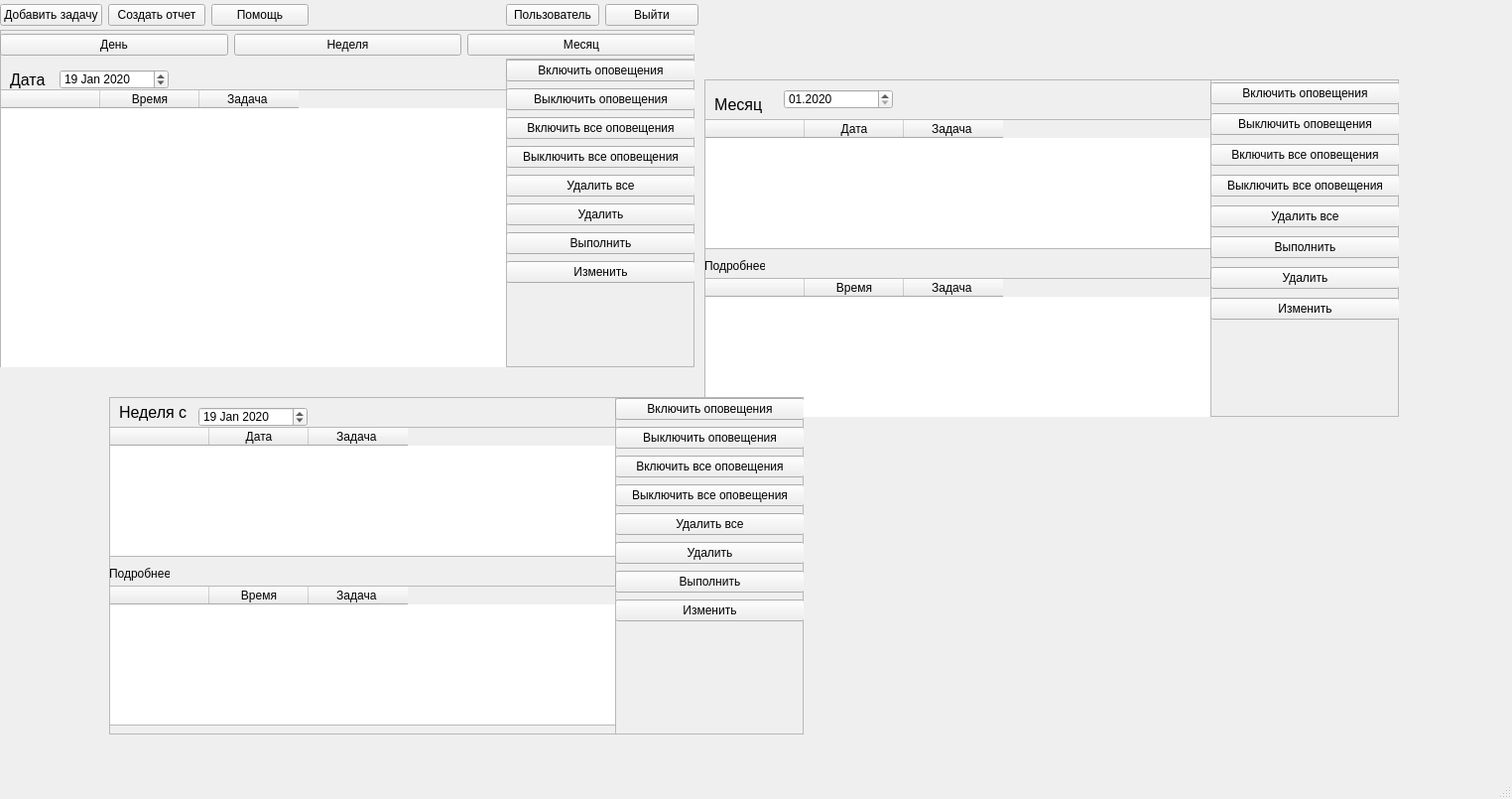
<?xml version="1.0" encoding="UTF-8"?>
<ui version="4.0">
 <class>NewWindow</class>
 <widget class="QMainWindow" name="NewWindow">
  <property name="geometry">
   <rect>
    <x>0</x>
    <y>0</y>
    <width>1524</width>
    <height>805</height>
   </rect>
  </property>
  <property name="windowTitle">
   <string>MainWindow</string>
  </property>
  <widget class="QWidget" name="centralwidget">
   <widget class="QFrame" name="dayPanel">
    <property name="geometry">
     <rect>
      <x>0</x>
      <y>30</y>
      <width>700</width>
      <height>340</height>
     </rect>
    </property>
    <property name="autoFillBackground">
     <bool>true</bool>
    </property>
    <property name="frameShape">
     <enum>QFrame::StyledPanel</enum>
    </property>
    <property name="frameShadow">
     <enum>QFrame::Raised</enum>
    </property>
    <widget class="QLabel" name="label">
     <property name="geometry">
      <rect>
       <x>10</x>
       <y>40</y>
       <width>56</width>
       <height>21</height>
      </rect>
     </property>
     <property name="font">
      <font>
       <pointsize>12</pointsize>
      </font>
     </property>
     <property name="text">
      <string>Дата</string>
     </property>
    </widget>
    <widget class="QFrame" name="frame">
     <property name="geometry">
      <rect>
       <x>510</x>
       <y>29</y>
       <width>191</width>
       <height>311</height>
      </rect>
     </property>
     <property name="frameShape">
      <enum>QFrame::StyledPanel</enum>
     </property>
     <property name="frameShadow">
      <enum>QFrame::Raised</enum>
     </property>
     <widget class="QWidget" name="layoutWidget">
      <property name="geometry">
       <rect>
        <x>0</x>
        <y>0</y>
        <width>191</width>
        <height>228</height>
       </rect>
      </property>
      <layout class="QVBoxLayout" name="verticalLayout_2">
       <item>
        <widget class="QPushButton" name="pushButton_2">
         <property name="text">
          <string>Включить оповещения</string>
         </property>
        </widget>
       </item>
       <item>
        <widget class="QPushButton" name="pushButton_18">
         <property name="text">
          <string>Выключить оповещения</string>
         </property>
        </widget>
       </item>
       <item>
        <widget class="QPushButton" name="pushButton_19">
         <property name="text">
          <string>Включить все оповещения</string>
         </property>
        </widget>
       </item>
       <item>
        <widget class="QPushButton" name="pushButton_3">
         <property name="text">
          <string>Выключить все оповещения</string>
         </property>
        </widget>
       </item>
       <item>
        <widget class="QPushButton" name="pushButton_4">
         <property name="text">
          <string>Удалить все</string>
         </property>
        </widget>
       </item>
       <item>
        <widget class="QPushButton" name="pushButton_15">
         <property name="text">
          <string>Удалить</string>
         </property>
        </widget>
       </item>
       <item>
        <widget class="QPushButton" name="pushButton_16">
         <property name="text">
          <string>Выполнить</string>
         </property>
        </widget>
       </item>
       <item>
        <widget class="QPushButton" name="pushButton_17">
         <property name="text">
          <string>Изменить</string>
         </property>
        </widget>
       </item>
      </layout>
     </widget>
    </widget>
    <widget class="QTableWidget" name="tableWidget">
     <property name="enabled">
      <bool>true</bool>
     </property>
     <property name="geometry">
      <rect>
       <x>0</x>
       <y>60</y>
       <width>511</width>
       <height>281</height>
      </rect>
     </property>
     <attribute name="horizontalHeaderVisible">
      <bool>true</bool>
     </attribute>
     <attribute name="horizontalHeaderCascadingSectionResizes">
      <bool>false</bool>
     </attribute>
     <attribute name="horizontalHeaderShowSortIndicator" stdset="0">
      <bool>false</bool>
     </attribute>
     <column>
      <property name="text">
       <string/>
      </property>
      <property name="font">
       <font>
        <pointsize>8</pointsize>
       </font>
      </property>
     </column>
     <column>
      <property name="text">
       <string>Время</string>
      </property>
     </column>
     <column>
      <property name="text">
       <string>Задача </string>
      </property>
     </column>
    </widget>
    <widget class="QWidget" name="layoutWidget">
     <property name="geometry">
      <rect>
       <x>0</x>
       <y>0</y>
       <width>701</width>
       <height>30</height>
      </rect>
     </property>
     <layout class="QHBoxLayout" name="horizontalLayout">
      <item>
       <widget class="QPushButton" name="day">
        <property name="text">
         <string>День</string>
        </property>
       </widget>
      </item>
      <item>
       <widget class="QPushButton" name="week">
        <property name="text">
         <string>Неделя</string>
        </property>
       </widget>
      </item>
      <item>
       <widget class="QPushButton" name="month">
        <property name="text">
         <string>Месяц</string>
        </property>
       </widget>
      </item>
     </layout>
    </widget>
    <widget class="QDateEdit" name="dateEdit">
     <property name="geometry">
      <rect>
       <x>60</x>
       <y>40</y>
       <width>110</width>
       <height>20</height>
      </rect>
     </property>
     <property name="dateTime">
      <datetime>
       <hour>0</hour>
       <minute>0</minute>
       <second>0</second>
       <year>2020</year>
       <month>1</month>
       <day>19</day>
      </datetime>
     </property>
    </widget>
    <zorder>frame</zorder>
    <zorder>label</zorder>
    <zorder>tableWidget</zorder>
    <zorder>layoutWidget</zorder>
    <zorder>dateEdit</zorder>
   </widget>
   <widget class="QWidget" name="layoutWidget">
    <property name="geometry">
     <rect>
      <x>0</x>
      <y>0</y>
      <width>311</width>
      <height>30</height>
     </rect>
    </property>
    <layout class="QHBoxLayout" name="horizontalLayout_2">
     <item>
      <widget class="QPushButton" name="UserBut_2">
       <property name="text">
        <string>Добавить задачу</string>
       </property>
      </widget>
     </item>
     <item>
      <widget class="QPushButton" name="UserBut_3">
       <property name="text">
        <string>Создать отчет</string>
       </property>
      </widget>
     </item>
     <item>
      <widget class="QPushButton" name="UserBut_4">
       <property name="text">
        <string>Помощь</string>
       </property>
      </widget>
     </item>
    </layout>
   </widget>
   <widget class="QWidget" name="layoutWidget">
    <property name="geometry">
     <rect>
      <x>510</x>
      <y>0</y>
      <width>194</width>
      <height>30</height>
     </rect>
    </property>
    <layout class="QHBoxLayout" name="horizontalLayout_3">
     <item>
      <widget class="QPushButton" name="UserBut">
       <property name="text">
        <string>Пользователь</string>
       </property>
      </widget>
     </item>
     <item>
      <widget class="QPushButton" name="pushButton">
       <property name="text">
        <string>Выйти</string>
       </property>
      </widget>
     </item>
    </layout>
   </widget>
   <widget class="QFrame" name="MonthPanel">
    <property name="geometry">
     <rect>
      <x>710</x>
      <y>80</y>
      <width>700</width>
      <height>340</height>
     </rect>
    </property>
    <property name="autoFillBackground">
     <bool>true</bool>
    </property>
    <property name="frameShape">
     <enum>QFrame::StyledPanel</enum>
    </property>
    <property name="frameShadow">
     <enum>QFrame::Raised</enum>
    </property>
    <widget class="QLabel" name="label_3">
     <property name="geometry">
      <rect>
       <x>10</x>
       <y>0</y>
       <width>71</width>
       <height>51</height>
      </rect>
     </property>
     <property name="font">
      <font>
       <pointsize>12</pointsize>
      </font>
     </property>
     <property name="text">
      <string>Месяц</string>
     </property>
    </widget>
    <widget class="QFrame" name="frame_3">
     <property name="geometry">
      <rect>
       <x>510</x>
       <y>0</y>
       <width>191</width>
       <height>340</height>
      </rect>
     </property>
     <property name="frameShape">
      <enum>QFrame::StyledPanel</enum>
     </property>
     <property name="frameShadow">
      <enum>QFrame::Raised</enum>
     </property>
     <widget class="QWidget" name="layoutWidget">
      <property name="geometry">
       <rect>
        <x>0</x>
        <y>0</y>
        <width>191</width>
        <height>251</height>
       </rect>
      </property>
      <layout class="QVBoxLayout" name="verticalLayout_4">
       <item>
        <widget class="QPushButton" name="pushButton_10">
         <property name="text">
          <string>Включить оповещения</string>
         </property>
        </widget>
       </item>
       <item>
        <widget class="QPushButton" name="pushButton_11">
         <property name="text">
          <string>Выключить оповещения</string>
         </property>
        </widget>
       </item>
       <item>
        <widget class="QPushButton" name="pushButton_12">
         <property name="text">
          <string>Включить все оповещения</string>
         </property>
        </widget>
       </item>
       <item>
        <widget class="QPushButton" name="pushButton_13">
         <property name="text">
          <string>Выключить все оповещения</string>
         </property>
        </widget>
       </item>
       <item>
        <widget class="QPushButton" name="pushButton_14">
         <property name="text">
          <string>Удалить все</string>
         </property>
        </widget>
       </item>
       <item>
        <widget class="QPushButton" name="pushButton_23">
         <property name="text">
          <string>Выполнить</string>
         </property>
        </widget>
       </item>
       <item>
        <widget class="QPushButton" name="pushButton_24">
         <property name="text">
          <string>Удалить</string>
         </property>
        </widget>
       </item>
       <item>
        <widget class="QPushButton" name="pushButton_25">
         <property name="text">
          <string>Изменить</string>
         </property>
        </widget>
       </item>
      </layout>
     </widget>
    </widget>
    <widget class="QLabel" name="label_5">
     <property name="geometry">
      <rect>
       <x>0</x>
       <y>180</y>
       <width>61</width>
       <height>16</height>
      </rect>
     </property>
     <property name="text">
      <string>Подробнее</string>
     </property>
    </widget>
    <widget class="QTableWidget" name="tableWidget_4">
     <property name="enabled">
      <bool>true</bool>
     </property>
     <property name="geometry">
      <rect>
       <x>0</x>
       <y>200</y>
       <width>511</width>
       <height>141</height>
      </rect>
     </property>
     <attribute name="horizontalHeaderVisible">
      <bool>true</bool>
     </attribute>
     <column>
      <property name="text">
       <string/>
      </property>
      <property name="font">
       <font>
        <pointsize>8</pointsize>
       </font>
      </property>
     </column>
     <column>
      <property name="text">
       <string>Время</string>
      </property>
     </column>
     <column>
      <property name="text">
       <string>Задача </string>
      </property>
     </column>
    </widget>
    <widget class="QTableWidget" name="tableWidget_5">
     <property name="enabled">
      <bool>true</bool>
     </property>
     <property name="geometry">
      <rect>
       <x>0</x>
       <y>40</y>
       <width>511</width>
       <height>131</height>
      </rect>
     </property>
     <attribute name="horizontalHeaderVisible">
      <bool>true</bool>
     </attribute>
     <column>
      <property name="text">
       <string/>
      </property>
      <property name="font">
       <font>
        <pointsize>8</pointsize>
       </font>
      </property>
     </column>
     <column>
      <property name="text">
       <string>Дата</string>
      </property>
     </column>
     <column>
      <property name="text">
       <string>Задача </string>
      </property>
     </column>
    </widget>
    <widget class="QDateEdit" name="dateEdit_3">
     <property name="geometry">
      <rect>
       <x>80</x>
       <y>10</y>
       <width>110</width>
       <height>20</height>
      </rect>
     </property>
     <property name="dateTime">
      <datetime>
       <hour>0</hour>
       <minute>0</minute>
       <second>0</second>
       <year>2020</year>
       <month>1</month>
       <day>1</day>
      </datetime>
     </property>
     <property name="displayFormat">
      <string>MM.yyyy</string>
     </property>
    </widget>
    <zorder>frame_3</zorder>
    <zorder>label_3</zorder>
    <zorder>label_5</zorder>
    <zorder>tableWidget_4</zorder>
    <zorder>tableWidget_5</zorder>
    <zorder>dateEdit_3</zorder>
   </widget>
   <widget class="QFrame" name="weekPanel">
    <property name="geometry">
     <rect>
      <x>110</x>
      <y>400</y>
      <width>700</width>
      <height>340</height>
     </rect>
    </property>
    <property name="autoFillBackground">
     <bool>true</bool>
    </property>
    <property name="frameShape">
     <enum>QFrame::StyledPanel</enum>
    </property>
    <property name="frameShadow">
     <enum>QFrame::Raised</enum>
    </property>
    <widget class="QLabel" name="label_2">
     <property name="geometry">
      <rect>
       <x>10</x>
       <y>0</y>
       <width>101</width>
       <height>31</height>
      </rect>
     </property>
     <property name="font">
      <font>
       <pointsize>12</pointsize>
      </font>
     </property>
     <property name="autoFillBackground">
      <bool>false</bool>
     </property>
     <property name="text">
      <string>Неделя с</string>
     </property>
    </widget>
    <widget class="QFrame" name="frame_2">
     <property name="geometry">
      <rect>
       <x>510</x>
       <y>0</y>
       <width>191</width>
       <height>340</height>
      </rect>
     </property>
     <property name="frameShape">
      <enum>QFrame::StyledPanel</enum>
     </property>
     <property name="frameShadow">
      <enum>QFrame::Raised</enum>
     </property>
     <widget class="QWidget" name="layoutWidget">
      <property name="geometry">
       <rect>
        <x>0</x>
        <y>0</y>
        <width>191</width>
        <height>231</height>
       </rect>
      </property>
      <layout class="QVBoxLayout" name="verticalLayout_3">
       <item>
        <widget class="QPushButton" name="pushButton_8">
         <property name="text">
          <string>Включить оповещения</string>
         </property>
        </widget>
       </item>
       <item>
        <widget class="QPushButton" name="pushButton_9">
         <property name="text">
          <string>Выключить оповещения</string>
         </property>
        </widget>
       </item>
       <item>
        <widget class="QPushButton" name="pushButton_5">
         <property name="text">
          <string>Включить все оповещения</string>
         </property>
        </widget>
       </item>
       <item>
        <widget class="QPushButton" name="pushButton_6">
         <property name="text">
          <string>Выключить все оповещения</string>
         </property>
        </widget>
       </item>
       <item>
        <widget class="QPushButton" name="pushButton_7">
         <property name="text">
          <string>Удалить все</string>
         </property>
        </widget>
       </item>
       <item>
        <widget class="QPushButton" name="pushButton_22">
         <property name="text">
          <string>Удалить</string>
         </property>
        </widget>
       </item>
       <item>
        <widget class="QPushButton" name="pushButton_21">
         <property name="text">
          <string>Выполнить</string>
         </property>
        </widget>
       </item>
       <item>
        <widget class="QPushButton" name="pushButton_20">
         <property name="text">
          <string>Изменить</string>
         </property>
        </widget>
       </item>
      </layout>
     </widget>
    </widget>
    <widget class="QTableWidget" name="tableWidget_2">
     <property name="enabled">
      <bool>true</bool>
     </property>
     <property name="geometry">
      <rect>
       <x>0</x>
       <y>30</y>
       <width>511</width>
       <height>131</height>
      </rect>
     </property>
     <attribute name="horizontalHeaderVisible">
      <bool>true</bool>
     </attribute>
     <column>
      <property name="text">
       <string/>
      </property>
      <property name="font">
       <font>
        <pointsize>8</pointsize>
       </font>
      </property>
     </column>
     <column>
      <property name="text">
       <string>Дата</string>
      </property>
     </column>
     <column>
      <property name="text">
       <string>Задача </string>
      </property>
     </column>
    </widget>
    <widget class="QDateEdit" name="dateEdit_2">
     <property name="geometry">
      <rect>
       <x>90</x>
       <y>10</y>
       <width>110</width>
       <height>20</height>
      </rect>
     </property>
     <property name="dateTime">
      <datetime>
       <hour>0</hour>
       <minute>0</minute>
       <second>0</second>
       <year>2020</year>
       <month>1</month>
       <day>19</day>
      </datetime>
     </property>
    </widget>
    <widget class="QTableWidget" name="tableWidget_3">
     <property name="enabled">
      <bool>true</bool>
     </property>
     <property name="geometry">
      <rect>
       <x>0</x>
       <y>190</y>
       <width>511</width>
       <height>141</height>
      </rect>
     </property>
     <attribute name="horizontalHeaderVisible">
      <bool>true</bool>
     </attribute>
     <column>
      <property name="text">
       <string/>
      </property>
      <property name="font">
       <font>
        <pointsize>8</pointsize>
       </font>
      </property>
     </column>
     <column>
      <property name="text">
       <string>Время</string>
      </property>
     </column>
     <column>
      <property name="text">
       <string>Задача </string>
      </property>
     </column>
    </widget>
    <widget class="QLabel" name="label_4">
     <property name="geometry">
      <rect>
       <x>0</x>
       <y>170</y>
       <width>61</width>
       <height>16</height>
      </rect>
     </property>
     <property name="text">
      <string>Подробнее</string>
     </property>
    </widget>
   </widget>
   <zorder>layoutWidget</zorder>
   <zorder>layoutWidget</zorder>
   <zorder>dayPanel</zorder>
   <zorder>MonthPanel</zorder>
   <zorder>weekPanel</zorder>
  </widget>
  <widget class="QStatusBar" name="statusbar"/>
 </widget>
 <resources/>
 <connections/>
</ui>
